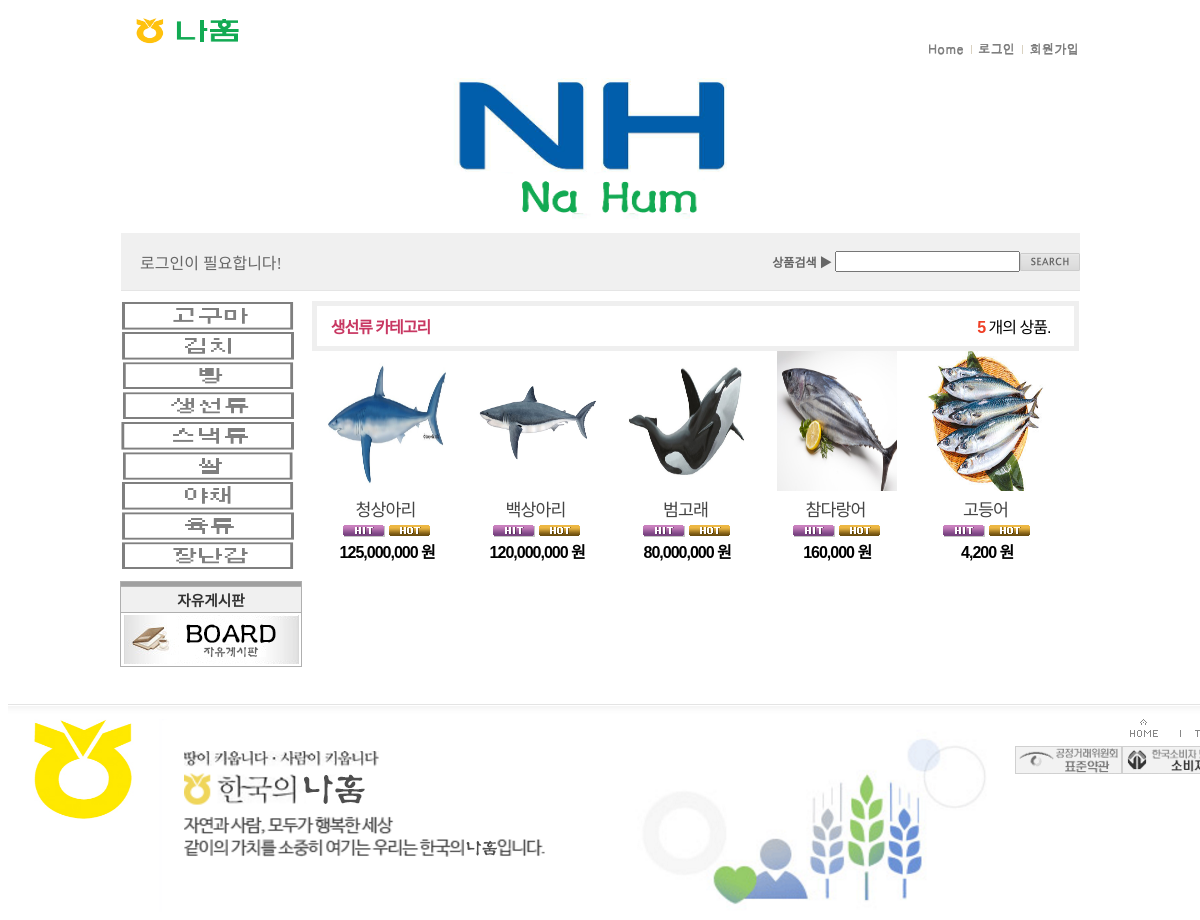
Page /index.php?mode=product&menu=menu04 on the committed database.
### tables this page shows
CREATE TABLE `product` (
  `product_no` int(11) NOT NULL AUTO_INCREMENT,
  `product_name` varchar(100) DEFAULT NULL,
  `product_cost` int(11) DEFAULT NULL,
  `product_count` int(11) DEFAULT NULL,
  `product_position` varchar(20) DEFAULT NULL,
  `product_kind1` varchar(20) DEFAULT NULL,
  `product_kind2` varchar(20) DEFAULT NULL,
  `product_kind3` varchar(20) DEFAULT NULL,
  `product_size1` varchar(10) DEFAULT NULL,
  `product_size2` varchar(10) DEFAULT NULL,
  `product_size3` varchar(10) DEFAULT NULL,
  `main_img` varchar(60) DEFAULT NULL,
  `sub_img1` varchar(60) DEFAULT NULL,
  `sub_img2` varchar(60) DEFAULT NULL,
  `sub_img3` varchar(60) DEFAULT NULL,
  `sub_img4` varchar(60) DEFAULT NULL,
  `product_content` varchar(1000) DEFAULT NULL,
  PRIMARY KEY (`product_no`)
);

### model/DataBase/DBmanager.php (called while the page is built)
<?php
class DBControl{
						public $dbo;
						public $stt;
						function __construct(){
							try{$this->dbo = $this->connect();}
							catch(PDOException $e){
							}
						}
						function useSql($sql){
							$this->stt = $this->dbo->prepare($sql,array(PDO::ATTR_CURSOR=>PDO::CURSOR_SCROLL));
							$this->stt->execute();
						}
						function sttFetchAssoc(){
							return $this->stt->fetch(PDO::FETCH_ASSOC);
						}
						function connect() {
						   $dsn = 'mysql:host=localhost;port=3309;dbname=ShoppingMall;';
						   $user = 'root';
						   $pass = 'iammanager';
						   try{
						      $db = new PDO($dsn, $user, $pass);
						   }catch(PDOException $e){
						   		echo "안녕~";
						      exit('DB접속 불가:{$e->getMessage()}');
						   }
						   return $db;
					}
				}
?>

### controller/Goods_controller.php (the view, shortened to what this page needs)
<?php
class Goods_controller{
			public $dbc;
		function __construct(){
				$this->dbc = new DBControl();
		}
		function product_sql_controller($menu){
			$sql= "select product_no, product_name, FORMAT(product_cost,0) money, product_count,
					 		 				product_position, main_img from product where product_position='{$menu}' order by product_no desc";
			$this->dbc->useSql($sql);
		}
		function product_output_date(){
			$result="";
			$new_line_count = 1;
			 while($row = $this->dbc->sttFetchAssoc()){
					if($new_line_count%5 == 1){
						$result .= '<tr>';
					}
					$no = $row['product_no'];
					$mode = 'product_detail';
					$result .= "<td width='150' height='205' align='center' valign='top'>
						<table border='0' cellpadding='0' cellspacing='0' width='100' class='cmfont'>
							<tr>
								<td align='center'>
									<a href='index.php?mode={$mode}&no={$no}'><img src='product/{$row['product_position']}/{$row['main_img']}' width='120' height='140' border='0'></a>
								</td>
							</tr>
							<tr><td height='5'></td></tr>
							<tr>
								<td height='20' align='center'>
									<a href='index.php?mode={$mode}&no={$no}'>
									<font color='444444'>{$row['product_name']}</font></a>&nbsp;
								</td>
							</tr>
							<tr>
								<td align='center'>
									<img src='images/i_hit.gif' align='absmiddle' vspace='1'>
									<img src='images/i_hot.gif' align='absmiddle' vspace='1'>
								</td
							</tr>
							<tr><td height='20' align='center'><b>{$row['money']} 원</b></td></tr>
						</table>
					</td>";
					if($new_line_count%5==0){
						$result .='</tr>';
					}
					$new_line_count+=1;
			};
			echo $result;
		}
}
?>

### rows in the picture
product: product_position+main_img (picture), product_name "청상아리", money "125,000,000"
product: product_position+main_img (picture), product_name "백상아리", money "120,000,000"
product: product_position+main_img (picture), product_name "범고래", money "80,000,000"
product: product_position+main_img (picture), product_name "참다랑어", money "160,000"
product: product_position+main_img (picture), product_name "고등어", money "4,200"

### other values in the picture
$output_menu "생선류 카테고리"
$output_product_cnt "5"
